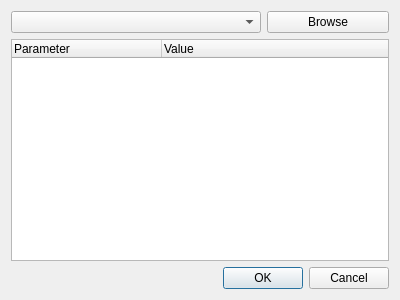
<?xml version="1.0" encoding="UTF-8"?>
<ui version="4.0">
 <class>SingleModuleSettingsDialog</class>
 <widget class="QDialog" name="SingleModuleSettingsDialog">
  <property name="geometry">
   <rect>
    <x>0</x>
    <y>0</y>
    <width>400</width>
    <height>300</height>
   </rect>
  </property>
  <property name="windowTitle">
   <string>Configure module</string>
  </property>
  <layout class="QVBoxLayout" name="verticalLayout_2">
   <item>
    <layout class="QVBoxLayout" name="verticalLayout">
     <item>
      <layout class="QHBoxLayout" name="horizontalLayout">
       <item>
        <widget class="QComboBox" name="comboBox_Modules">
         <property name="minimumSize">
          <size>
           <width>250</width>
           <height>0</height>
          </size>
         </property>
        </widget>
       </item>
       <item>
        <widget class="QPushButton" name="pushButton_Browse">
         <property name="text">
          <string>Browse</string>
         </property>
        </widget>
       </item>
      </layout>
     </item>
     <item>
      <widget class="QTreeWidget" name="treeWidget_ParameterList">
       <property name="columnCount">
        <number>2</number>
       </property>
       <attribute name="headerVisible">
        <bool>true</bool>
       </attribute>
       <attribute name="headerDefaultSectionSize">
        <number>150</number>
       </attribute>
       <column>
        <property name="text">
         <string>Parameter</string>
        </property>
       </column>
       <column>
        <property name="text">
         <string>Value</string>
        </property>
       </column>
      </widget>
     </item>
    </layout>
   </item>
   <item>
    <widget class="QDialogButtonBox" name="buttonBox">
     <property name="orientation">
      <enum>Qt::Horizontal</enum>
     </property>
     <property name="standardButtons">
      <set>QDialogButtonBox::Cancel|QDialogButtonBox::Ok</set>
     </property>
    </widget>
   </item>
  </layout>
 </widget>
 <resources/>
 <connections>
  <connection>
   <sender>buttonBox</sender>
   <signal>accepted()</signal>
   <receiver>SingleModuleSettingsDialog</receiver>
   <slot>accept()</slot>
   <hints>
    <hint type="sourcelabel">
     <x>248</x>
     <y>254</y>
    </hint>
    <hint type="destinationlabel">
     <x>157</x>
     <y>274</y>
    </hint>
   </hints>
  </connection>
  <connection>
   <sender>buttonBox</sender>
   <signal>rejected()</signal>
   <receiver>SingleModuleSettingsDialog</receiver>
   <slot>reject()</slot>
   <hints>
    <hint type="sourcelabel">
     <x>316</x>
     <y>260</y>
    </hint>
    <hint type="destinationlabel">
     <x>286</x>
     <y>274</y>
    </hint>
   </hints>
  </connection>
 </connections>
</ui>
